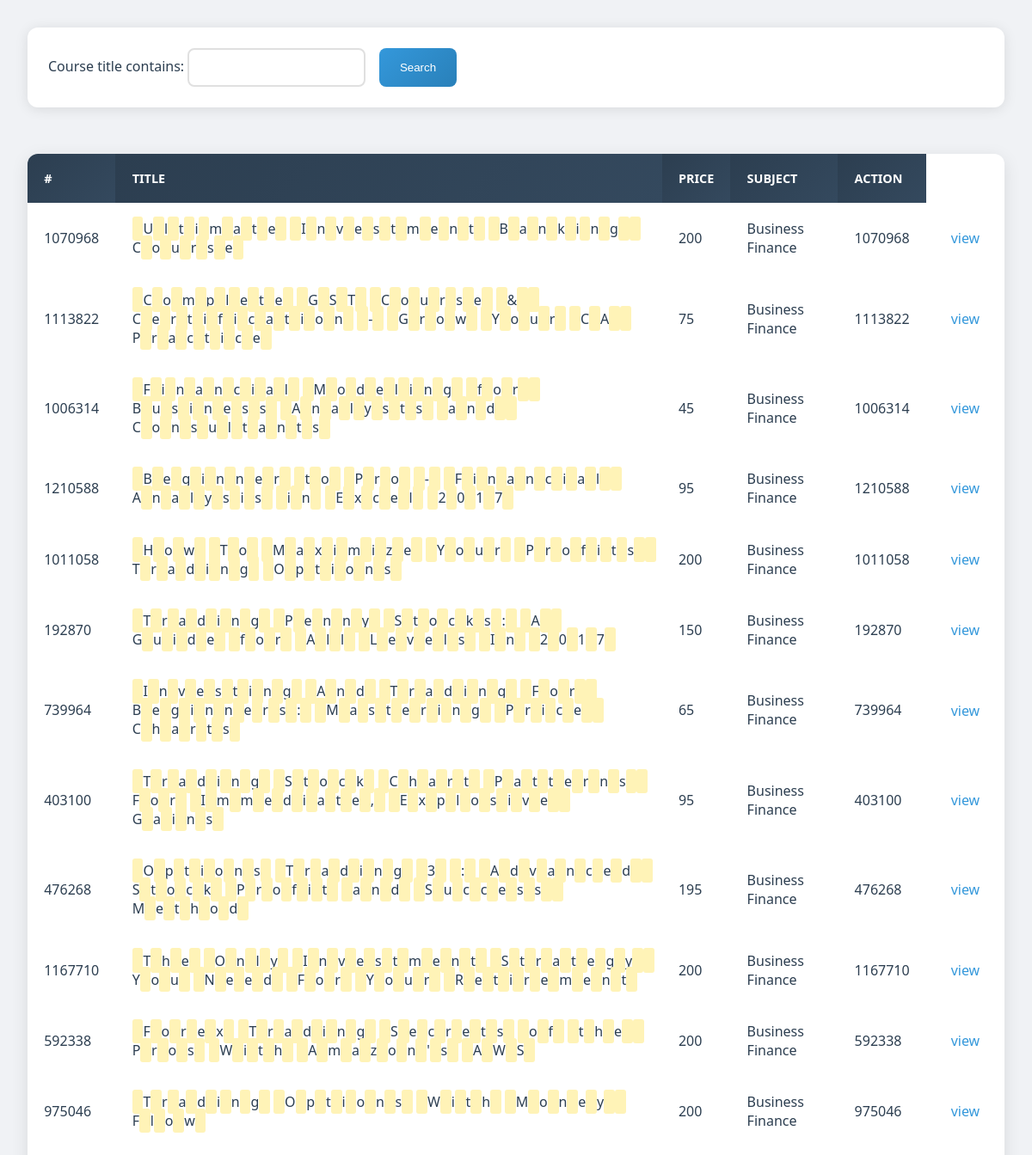
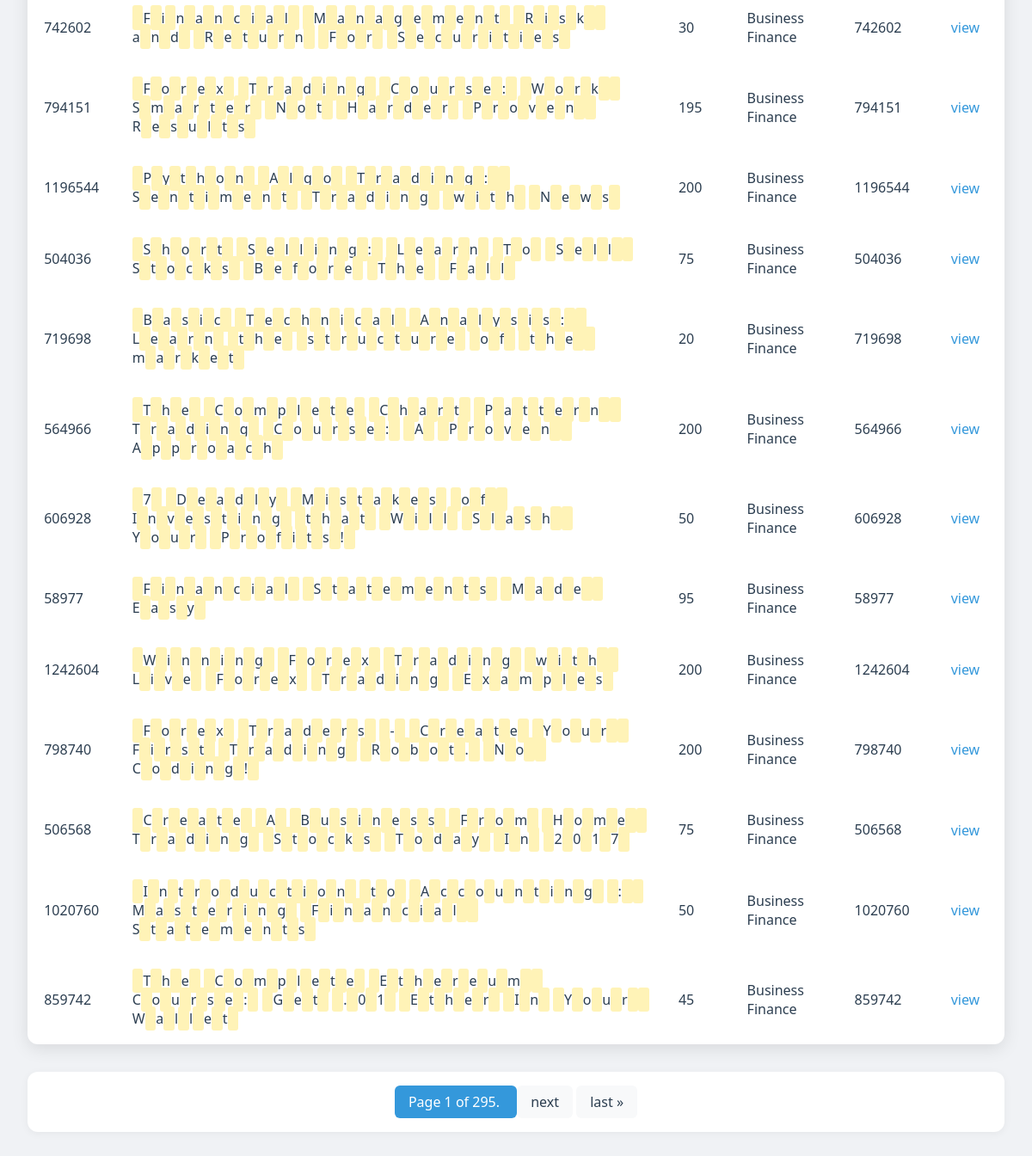
The page / on the database its author committed (2 pictures, top to bottom).
### app/models.py (models this page shows, shortened)
class Course(models.Model):
    LEVELS = [
        ("ALL Levels", "ALL Levels"),
        ("Intermediate level", "Intermediate level"),
        ("Beginner level", "Beginner level"),
        ("Expert level", "Expert level"),
    ]
    SUBJECTS = [
        ("Business Finance", "Business Finance"),
        ("Graphic Design", "Graphic Design"),
        ("Musical Instruments", "Musical Instruments"),
        ("Web Development", "Web Development"),
    ]
    level = models.CharField(max_length=20, choices=LEVELS)
    subject = models.CharField(max_length=50, choices=SUBJECTS)
    course_id = models.IntegerField(blank=True, null=True)
    course_title = models.CharField(max_length=1000,blank=True)
    url = models.URLField(null = True,blank=True , max_length=1000)
    is_paid = models.CharField(null=True,blank=True,max_length=1000)
    price = models.CharField(null=True,blank=True,max_length=1000)
    num_subscribers = models.IntegerField(blank=True,null=True)
    num_lectures = models.IntegerField(blank=True,null= True)
    num_reviews = models.IntegerField(blank=True,null= True)
    level =models.CharField(max_length=100,blank=True , null=True , choices=LEVELS)
    content_duration = models.CharField(max_length=100, blank=True,null=True)
    subject = models.CharField(max_length=100,blank=True,null=True,choices=SUBJECTS)
    published_timestamp  = models.CharField(max_length=1000,blank=True , null=True)
    date_created = models.DateTimeField(auto_now_add=True,null=True,blank=True)

### app/views.py (the view)
# urls.py: path('',views.home),
def home(request):
    courses = Course.objects.all()
    search_filter = CourseFilter(request.GET,queryset=courses)
    courses = search_filter.qs
    search_term = request.GET.get("course_title","")
    paginator =  Paginator(courses,25)
    page_number = request.GET.get( 'page')
    page_obj = paginator.get_page(page_number   )
    context = {
        "name": "yassine",
        "last_name": "Ghilani",
        "courses": courses  # Correct variable name (plural) # don't forget to to add the search_filter context to render it on the html  page to the
        ,"search_filter":search_filter,
        "page_obj":page_obj ,
         "search_term":search_term }
    return render(request, "home.html", context)

### app/templatetags/customizers.py (called while the page is built)
@register.filter()
def highlight_search(text, search_term):
    if text is not None:
        text = str(text)
        src_str = re.compile(re.escape(search_term), re.IGNORECASE)  # Escape special regex characters
        str_replaced = src_str.sub(f'<span class="highlight">{search_term}</span>', text)
    else:
        str_replaced = ""
    return mark_safe(str_replaced)

### app/templates/home.html (shortened to what this page needs)
<!DOCTYPE html>
{%load customizers %}
<html lang="en">
<head>
</head>
<body>
   <div>
    <form action="" methode ="GET">
        {{search_filter.form}}
        <button type="submit">Search</button>
    </form>
   </div>
    <br>
    <table class="table table-striped   table-hover">
        <thead class="table-dark">
            <tr>
                <th scope="col">#</th>
                <th scoop="col">Title</th>
                <th scoop="col">Price</th>
                <th scoop="col">Subject</th>
                <th scoop="col">Action</th>
            </tr>
        </thead>
        {%for course in page_obj%}
        <tbody>
            <tr>
                    <td>{{course.course_id}}</td>
                    <td>{{ course.course_title|highlight_search:search_term }}</td>
                    <td>{{course.price}}</td>
                    <td>{{course.subject}}</td>
                    <td>{{course.course_id}}</td>
                    <td><a href="{%url  'read' course.id%}">view</a></td>
            </tr>
        </tbody>
        {%empty%}
        <p>ain't available</p>
        {%endfor%}
    </table>
    <div class="pagination">
        <span class="step-links">
            <span class="current">
                Page {{ page_obj.number }} of {{ page_obj.paginator.num_pages }}.
            </span>
            {% if page_obj.has_next %}
                <a href="?page={{ page_obj.next_page_number }}">next</a>
                <a href="?page={{ page_obj.paginator.num_pages }}">last &raquo;</a>
            {% endif %}
        </span>
    </div>
</body>
</html>

### app/templates/home.html (style rules this page uses)
body { font-family: 'Segoe UI', Tahoma, Geneva, Verdana, sans-serif; margin: 2rem; background: #f0f2f5; color: #2c3e50; }
form { background: white; padding: 1.5rem; border-radius: 12px; box-shadow: 0 2px 15px rgba(0,0,0,0.1); margin-bottom: 2rem; display: flex; gap: 1rem; flex-wrap: wrap; }
form input, form select { padding: 0.8rem; border: 2px solid #e0e0e0; border-radius: 8px; flex: 1 1 200px; transition: all 0.3s ease; }
button[type="submit"] { background: linear-gradient(135deg, #3498db, #2980b9); color: white; border: none; padding: 0.8rem 1.5rem; border-radius: 8px; cursor: pointer; transition: transform 0.2s ease; }
table { width: 100%; border-collapse: collapse; background: white; border-radius: 12px; overflow: hidden; box-shadow: 0 5px 20px rgba(0,0,0,0.1); margin-bottom: 2rem; }
th, td { padding: 1.2rem; text-align: left; }
th { background: linear-gradient(135deg, #2c3e50, #34495e); color: white; font-weight: 600; text-transform: uppercase; font-size: 0.9em; }
a { color: #3498db; text-decoration: none; padding: 0.3rem 0.6rem; border-radius: 5px; transition: all 0.2s ease; }
.pagination { display: flex; justify-content: center; gap: 1rem; padding: 1.5rem; background: white; border-radius: 12px; box-shadow: 0 2px 10px rgba(0,0,0,0.05); }
.step-links a { padding: 0.5rem 1rem; background: #f8f9fa; border-radius: 6px; color: #2c3e50; }
.current { padding: 0.5rem 1rem; background: #3498db; color: white; border-radius: 6px; }
.highlight { background-color: #fff3b7; padding: 0.2rem 0.4rem; border-radius: 3px; font-weight: 500; }

### rows shown on the page
Course: course_id "1070968", course_title|highlight_search "U l t i m a t e I n v e s t m e n t B a n k i n g C o u r s e", price "200", subject "Business Finance"
Course: course_id "1113822", course_title|highlight_search "C o m p l e t e G S T C o u r s e & C e r t i f i c a t i o n - G r o w Y o u r C A P r a c t i c e", price "75", subject "Business Finance"
Course: course_id "1006314", course_title|highlight_search "F i n a n c i a l M o d e l i n g f o r B u s i n e s s A n a l y s t s a n d C o n s u l t a n t s", price "45", subject "Business Finance"
Course: course_id "1210588", course_title|highlight_search "B e g i n n e r t o P r o - F i n a n c i a l A n a l y s i s i n E x c e l 2 0 1 7", price "95", subject "Business Finance"
Course: course_id "1011058", course_title|highlight_search "H o w T o M a x i m i z e Y o u r P r o f i t s T r a d i n g O p t i o n s", price "200", subject "Business Finance"
Course: course_id "192870", course_title|highlight_search "T r a d i n g P e n n y S t o c k s : A G u i d e f o r A l l L e v e l s I n 2 0 1 7", price "150", subject "Business Finance"
Course: course_id "739964", course_title|highlight_search "I n v e s t i n g A n d T r a d i n g F o r B e g i n n e r s : M a s t e r i n g P r i c e C h a r t s", price "65", subject "Business Finance"
Course: course_id "403100", course_title|highlight_search "T r a d i n g S t o c k C h a r t P a t t e r n s F o r I m m e d i a t e , E x p l o s i v e G a i n s", price "95", subject "Business Finance"
Course: course_id "476268", course_title|highlight_search "O p t i o n s T r a d i n g 3 : A d v a n c e d S t o c k P r o f i t a n d S u c c e s s M e t h o d", price "195", subject "Business Finance"
Course: course_id "1167710", course_title|highlight_search "T h e O n l y I n v e s t m e n t S t r a t e g y Y o u N e e d F o r Y o u r R e t i r e m e n t", price "200", subject "Business Finance"
Course: course_id "592338", course_title|highlight_search "F o r e x T r a d i n g S e c r e t s o f t h e P r o s W i t h A m a z o n ' s A W S", price "200", subject "Business Finance"
Course: course_id "975046", course_title|highlight_search "T r a d i n g O p t i o n s W i t h M o n e y F l o w", price "200", subject "Business Finance"
Course: course_id "742602", course_title|highlight_search "F i n a n c i a l M a n a g e m e n t R i s k a n d R e t u r n F o r S e c u r i t i e s", price "30", subject "Business Finance"
Course: course_id "794151", course_title|highlight_search "F o r e x T r a d i n g C o u r s e : W o r k S m a r t e r N o t H a r d e r P r o v e n R e s u l t s", price "195", subject "Business Finance"
Course: course_id "1196544", course_title|highlight_search "P y t h o n A l g o T r a d i n g : S e n t i m e n t T r a d i n g w i t h N e w s", price "200", subject "Business Finance"
Course: course_id "504036", course_title|highlight_search "S h o r t S e l l i n g : L e a r n T o S e l l S t o c k s B e f o r e T h e F a l l", price "75", subject "Business Finance"
Course: course_id "719698", course_title|highlight_search "B a s i c T e c h n i c a l A n a l y s i s : L e a r n t h e s t r u c t u r e o f t h e m a r k e t", price "20", subject "Business Finance"
Course: course_id "564966", course_title|highlight_search "T h e C o m p l e t e C h a r t P a t t e r n T r a d i n g C o u r s e : A P r o v e n A p p r o a c h", price "200", subject "Business Finance"
Course: course_id "606928", course_title|highlight_search "7 D e a d l y M i s t a k e s o f I n v e s t i n g t h a t W i l l S l a s h Y o u r P r o f i t s !", price "50", subject "Business Finance"
Course: course_id "58977", course_title|highlight_search "F i n a n c i a l S t a t e m e n t s M a d e E a s y", price "95", subject "Business Finance"
Course: course_id "1242604", course_title|highlight_search "W i n n i n g F o r e x T r a d i n g w i t h L i v e F o r e x T r a d i n g E x a m p l e s", price "200", subject "Business Finance"
Course: course_id "798740", course_title|highlight_search "F o r e x T r a d e r s - C r e a t e Y o u r F i r s t T r a d i n g R o b o t . N o C o d i n g !", price "200", subject "Business Finance"
Course: course_id "506568", course_title|highlight_search "C r e a t e A B u s i n e s s F r o m H o m e T r a d i n g S t o c k s T o d a y I n 2 0 1 7", price "75", subject "Business Finance"
Course: course_id "1020760", course_title|highlight_search "I n t r o d u c t i o n t o A c c o u n t i n g : M a s t e r i n g F i n a n c i a l S t a t e m e n t s", price "50", subject "Business Finance"
Course: course_id "859742", course_title|highlight_search "T h e C o m p l e t e E t h e r e u m C o u r s e : G e t . 0 1 E t h e r I n Y o u r W a l l e t", price "45", subject "Business Finance"

### other values the page prints
{{ page_obj.number }} "1"
{{ page_obj.paginator.num_pages }} "295"
